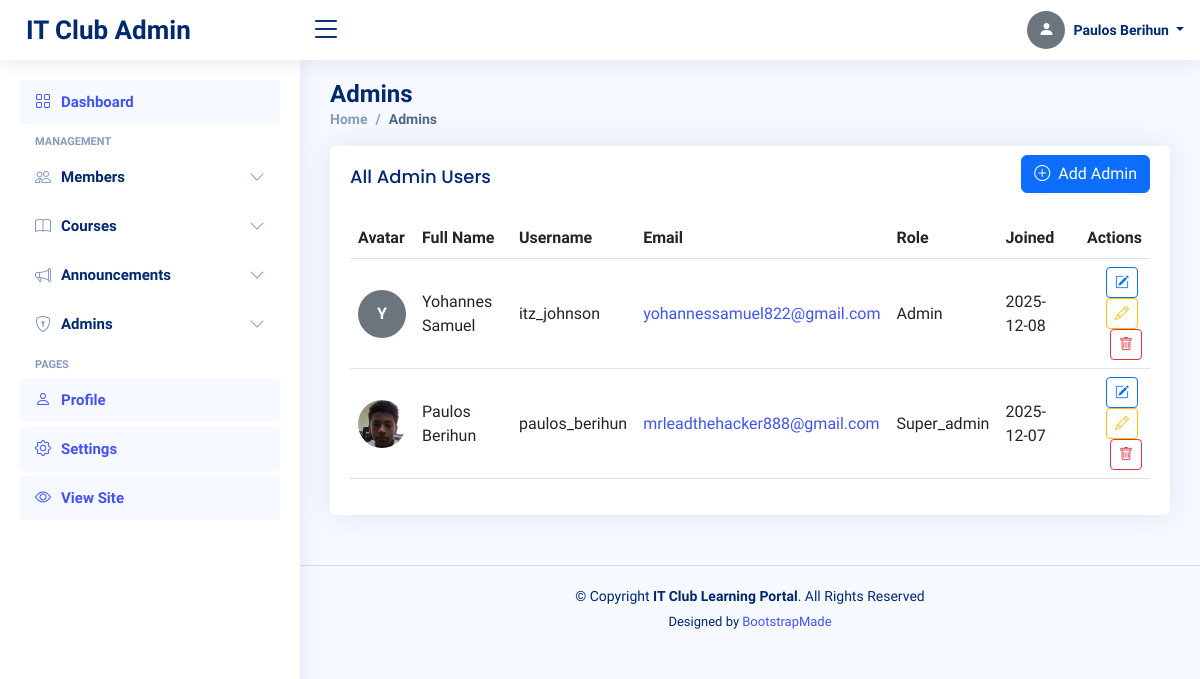
Screenshot of /admin/admins (signed in) with the database file from the repository.
### tables this page shows
CREATE TABLE admins (
        id INTEGER PRIMARY KEY AUTOINCREMENT,
        full_name TEXT NOT NULL,
        username TEXT UNIQUE NOT NULL,
        email TEXT UNIQUE NOT NULL,
        password TEXT NOT NULL,
        role TEXT NOT NULL,
        created_at TIMESTAMP DEFAULT CURRENT_TIMESTAMP
    , profile_picture TEXT);

### app.py (the view)
@app.route('/admin/admins')
@admin_required
@super_admin_required
def admin_admins():
    db = get_db()
    admins = db.execute('SELECT * FROM admins ORDER BY role, created_at DESC').fetchall()
    return render_template('admin/admins.html', admins=admins)

### app.py (called while the page is built)
def get_db():
    if 'db' not in g:
        g.db = sqlite3.connect(app.config['DATABASE'])
        g.db.row_factory = sqlite3.Row
    return g.db

def admin_required(f):
    @functools.wraps(f)
    def decorated(*args, **kwargs):
        if 'admin_id' not in session:
            flash('Admin login required.', 'error')
            return redirect(url_for('admin_login'))
        return f(*args, **kwargs)
    return decorated

def super_admin_required(f):
    @functools.wraps(f)
    def decorated(*args, **kwargs):
        if 'admin_id' not in session or session.get('admin_role') != 'super_admin':
            flash('Super admin access required.', 'error')
            return redirect(url_for('admin_dashboard'))
        return f(*args, **kwargs)
    return decorated

### templates/admin/admins.html (shortened to what this page needs)
<!DOCTYPE html>
<html lang="en">
<head>
  <link href="{{ url_for('static', filename='vendor/bootstrap/css/bootstrap.min.css') }}" rel="stylesheet">
  <link href="{{ url_for('static', filename='vendor/bootstrap-icons/bootstrap-icons.css') }}" rel="stylesheet">
  <link href="{{ url_for('static', filename='vendor/boxicons/css/boxicons.min.css') }}" rel="stylesheet">
  <link href="{{ url_for('static', filename='vendor/quill/quill.snow.css') }}" rel="stylesheet">
  <link href="{{ url_for('static', filename='vendor/quill/quill.bubble.css') }}" rel="stylesheet">
  <link href="{{ url_for('static', filename='vendor/remixicon/remixicon.css') }}" rel="stylesheet">
  <link href="{{ url_for('static', filename='vendor/simple-datatables/style.css') }}" rel="stylesheet">
  <link href="{{ url_for('static', filename='css/style.css') }}" rel="stylesheet">
</head>
<body>
  <header id="header" class="header fixed-top d-flex align-items-center">
    <div class="d-flex align-items-center justify-content-between">
      <a href="{{ url_for('admin_dashboard') }}" class="logo d-flex align-items-center">
        <span class="d-none d-lg-block">IT Club Admin</span>
      </a>
      <i class="bi bi-list toggle-sidebar-btn"></i>
    </div>
    <nav class="header-nav ms-auto">
      <ul class="d-flex align-items-center">
        <li class="nav-item dropdown pe-3">
          <a class="nav-link nav-profile d-flex align-items-center pe-0" href="#" data-bs-toggle="dropdown">
            {% set _avatar_src = None %}
            {% if admin and admin.profile_picture %}
              {% if admin.profile_picture.startswith('http') or admin.profile_picture.startswith('/') %}
                {% set _avatar_src = admin.profile_picture %}
              {% else %}
                {% set _avatar_src = url_for('static', filename=admin.profile_picture) %}
              {% endif %}
            {% endif %}
            {% if _avatar_src %}
              <img src="{{ _avatar_src }}" alt="Profile" class="rounded-circle">
            {% else %}
              <div class="rounded-circle bg-secondary d-flex align-items-center justify-content-center" style="width:38px;height:38px;">
                <i class="bi bi-person-fill text-white"></i>
              </div>
            {% endif %}
            <span class="d-none d-md-block dropdown-toggle ps-2">
              {{ admin.full_name if admin and admin.full_name else session.get('admin_name', 'Admin') }}
            </span>
          </a>
        </li>
      </ul>
    </nav>
  </header>
  <aside id="sidebar" class="sidebar">
    <ul class="sidebar-nav" id="sidebar-nav">
      <li class="nav-item">
        <a class="nav-link active" href="{{ url_for('admin_dashboard') }}">
          <i class="bi bi-grid"></i>
          <span>Dashboard</span>
        </a>
      </li>
      <li class="nav-heading">Management</li>
      <li class="nav-item">
        <a class="nav-link collapsed" data-bs-target="#members-nav" data-bs-toggle="collapse" href="#">
          <i class="bi bi-people"></i><span>Members</span><i class="bi bi-chevron-down ms-auto"></i>
        </a>
      </li>
      <li class="nav-item">
        <a class="nav-link collapsed" data-bs-target="#courses-nav" data-bs-toggle="collapse" href="#">
          <i class="bi bi-book"></i><span>Courses</span><i class="bi bi-chevron-down ms-auto"></i>
        </a>
      </li>
      <li class="nav-item">
        <a class="nav-link collapsed" data-bs-target="#announcements-nav" data-bs-toggle="collapse" href="#">
          <i class="bi bi-megaphone"></i><span>Announcements</span><i class="bi bi-chevron-down ms-auto"></i>
        </a>
      </li>
      {% if session.get('admin_role') == 'super_admin' %}
      <li class="nav-item">
        <a class="nav-link collapsed" data-bs-target="#admins-nav" data-bs-toggle="collapse" href="#">
          <i class="bi bi-shield-lock"></i><span>Admins</span><i class="bi bi-chevron-down ms-auto"></i>
        </a>
      </li>
      {% endif %}
      <li class="nav-heading">Pages</li>
      <li class="nav-item">
        <a class="nav-link" href="{{ url_for('admin_profile') }}">
          <i class="bi bi-person"></i>
          <span>Profile</span>
        </a>
      </li>
      <li class="nav-item">
        <a class="nav-link" href="{{ url_for('admin_settings') }}">
          <i class="bi bi-gear"></i>
          <span>Settings</span>
        </a>
      </li>
      <li class="nav-item">
        <a class="nav-link" href="{{ url_for('index') }}" target="_blank">
          <i class="bi bi-eye"></i>
          <span>View Site</span>
        </a>
      </li>
    </ul>
  </aside>
<main id="main" class="main">
  <div class="pagetitle">
    <h1>Admins</h1>
    <nav>
      <ol class="breadcrumb">
        <li class="breadcrumb-item"><a href="{{ url_for('admin_dashboard') }}">Home</a></li>
        <li class="breadcrumb-item active">Admins</li>
      </ol>
    </nav>
  </div>
  <section class="section">
    <div class="card">
      <div class="card-body">
        <div class="d-flex justify-content-between align-items-center mb-3">
          <h5 class="card-title mb-0">All Admin Users</h5>
          <a href="{{ url_for('add_admin') }}" class="btn btn-primary"><i class="bi bi-plus-circle me-1"></i> Add Admin</a>
        </div>
        {% if admins %}
        <div class="table-responsive">
          <table class="table table-hover align-middle">
            <thead>
              <tr>
                <th>Avatar</th>
                <th>Full Name</th>
                <th>Username</th>
                <th>Email</th>
                <th>Role</th>
                <th>Joined</th>
                <th class="text-end">Actions</th>
              </tr>
            </thead>
            <tbody>
              {% for a in admins %}
              <tr>
                <td style="width:64px;">
                  {% set _src = None %}
                  {% if a.profile_picture %}
                    {% if a.profile_picture.startswith('http') or a.profile_picture.startswith('/') %}
                      {% set _src = a.profile_picture %}
                    {% else %}
                      {% set _src = url_for('static', filename=a.profile_picture) %}
                    {% endif %}
                  {% endif %}
                  {% if _src %}
                    <img src="{{ _src }}" alt="avatar" class="rounded-circle" style="width:48px;height:48px;object-fit:cover;">
                  {% else %}
                    <div class="rounded-circle bg-secondary d-flex align-items-center justify-content-center" style="width:48px;height:48px;">
                      <span class="text-white fw-bold">{{ a.full_name[0]|upper if a.full_name else '?' }}</span>
                    </div>
                  {% endif %}
                </td>
                <td>{{ a.full_name }}</td>
                <td>{{ a.username }}</td>
                <td><a href="mailto:{{ a.email }}">{{ a.email }}</a></td>
                <td>{{ a.role|title }}</td>
                <td>{{ a.created_at[:10] if a.created_at else 'N/A' }}</td>
                <td class="text-end">
                  <a href="{{ url_for('edit_admin', admin_id=a.id) }}" class="btn btn-sm btn-outline-primary me-1" title="Edit"><i class="bi bi-pencil-square"></i></a>
                  <a href="{{ url_for('edit_admin', admin_id=a.id) }}" class="btn btn-sm btn-outline-warning me-1" title="Edit"><i class="bi bi-pencil"></i></a>
                  <form action="{{ url_for('delete_admin', admin_id=a.id) }}" method="post" style="display:inline" onsubmit="return confirm('Delete this admin?');">
                    <button type="submit" class="btn btn-sm btn-outline-danger" title="Delete"><i class="bi bi-trash"></i></button>
                  </form>
                </td>
              </tr>
              {% endfor %}
            </tbody>
          </table>
        </div>
        {% else %}
          <div class="text-center py-4">
            <i class="bi bi-shield-lock display-4 text-muted"></i>
            <p class="text-muted mt-2">No admin users found.</p>
            <a href="{{ url_for('add_admin') }}" class="btn btn-primary">Create first admin</a>
          </div>
        {% endif %}
      </div>
    </div>
  </section>
</main>
  <footer id="footer" class="footer">
    <div class="copyright">
      &copy; Copyright <strong><span>IT Club Learning Portal</span></strong>. All Rights Reserved
    </div>
    <div class="credits">
      Designed by <a href="https://bootstrapmade.com/">BootstrapMade</a>
    </div>
  </footer>
</body>
</html>

### static/css/style.css (style rules this page uses)
:root { scroll-behavior: smooth; }
body { font-family: "Open Sans", sans-serif; background: #f6f9ff; color: #444444; }
a { color: #4154f1; text-decoration: none; }
h1, h2, h3, h4, h5, h6 { font-family: "Nunito", sans-serif; }
#main { margin-top: 60px; padding: 20px 30px; transition: all 0.3s; }
.pagetitle { margin-bottom: 10px; }
.pagetitle h1 { font-size: 24px; margin-bottom: 0; font-weight: 600; color: #012970; }
.card { margin-bottom: 30px; border: none; border-radius: 5px; box-shadow: 0px 0 30px rgba(1, 41, 112, 0.1); }
.card-title { padding: 20px 0 15px 0; font-size: 18px; font-weight: 500; color: #012970; font-family: "Poppins", sans-serif; }
.card-body { padding: 0 20px 20px 20px; }
.breadcrumb { font-size: 14px; font-family: "Nunito", sans-serif; color: #899bbd; font-weight: 600; }
.breadcrumb a { color: #899bbd; transition: 0.3s; }
.breadcrumb .breadcrumb-item::before { color: #899bbd; }
.breadcrumb .active { color: #51678f; font-weight: 600; }
.logo { line-height: 1; }
@media (min-width: 1200px) { .logo { width: 280px; } }
.logo span { font-size: 26px; font-weight: 700; color: #012970; font-family: "Nunito", sans-serif; }
.header { transition: all 0.5s; z-index: 997; height: 60px; box-shadow: 0px 2px 20px rgba(1, 41, 112, 0.1); background-color: #fff; padding-left: 20px; }
.header .toggle-sidebar-btn { font-size: 32px; padding-left: 10px; cursor: pointer; color: #012970; }
.header-nav ul { list-style: none; }
.header-nav>ul { margin: 0; padding: 0; }
.header-nav .nav-profile { color: #012970; }
.header-nav .nav-profile span { font-size: 14px; font-weight: 600; }
.sidebar { position: fixed; top: 60px; left: 0; bottom: 0; width: 300px; z-index: 996; transition: all 0.3s; padding: 20px; overflow-y: auto; scrollbar-width: thin; scrollbar-color: #aab7cf transparent; box-shadow: 0px 0px 20px rgba(1, 41, 112, 0.1); background-color: #fff; }
@media (min-width: 1200px) { #main, #footer { margin-left: 300px; } }
.sidebar-nav { padding: 0; margin: 0; list-style: none; }
.sidebar-nav li { padding: 0; margin: 0; list-style: none; }
.sidebar-nav .nav-item { margin-bottom: 5px; }
.sidebar-nav .nav-heading { font-size: 11px; text-transform: uppercase; color: #899bbd; font-weight: 600; margin: 10px 0 5px 15px; }
.sidebar-nav .nav-link { display: flex; align-items: center; font-size: 15px; font-weight: 600; color: #4154f1; transition: 0.3; background: #f6f9ff; padding: 10px 15px; border-radius: 4px; }
.sidebar-nav .nav-link i { font-size: 16px; margin-right: 10px; color: #4154f1; }
.sidebar-nav .nav-link.collapsed { color: #012970; background: #fff; }
.sidebar-nav .nav-link.collapsed i { color: #899bbd; }
.sidebar-nav .nav-link .bi-chevron-down { margin-right: 0; transition: transform 0.2s ease-in-out; }
.footer { padding: 20px 0; font-size: 14px; transition: all 0.3s; border-top: 1px solid #cddfff; }
.footer .copyright { text-align: center; color: #012970; }
.footer .credits { padding-top: 5px; text-align: center; font-size: 13px; color: #012970; }

### rows the page displays
admins: full_name "Paulos Berihun", profile_picture (picture), username "paulos_berihun", email "mrleadthehacker888@gmail.com", role "Super_admin", created_at "2025-12-07"
admins: full_name "Y", full_name "Yohannes Samuel", username "itz_johnson", email "yohannessamuel822@gmail.com", role "Admin", created_at "2025-12-08"
